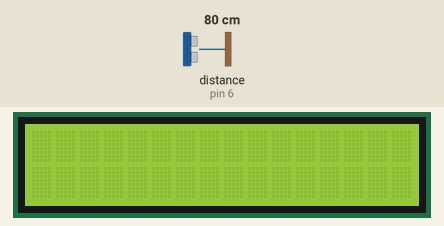
Simulated run of this sketch. Board: Arduino Uno, built with avr-gcc and run on an emulated ATmega328P. Shown: 16×2 character LCD. Wiring (inferred from the names in the program): ultrasonic range finder: trigger pin 5; echo pin 6. The test bench sets the inputs (shaded band); at power-on: distance to the obstacle (sensor on pin 6) 80 cm. The echo pulse lasts 58.3 µs per cm.

Above: at 2.4 s.
2.5 s: distance to the obstacle (sensor on pin 6) set to 23 cm
4.0 s: distance to the obstacle (sensor on pin 6) set to 18 cm
At 4.8 s:
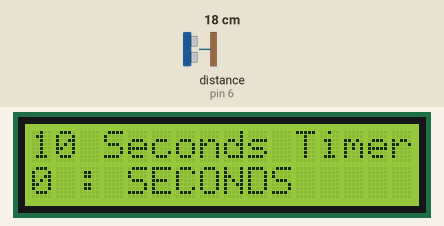
At 15.0 s:
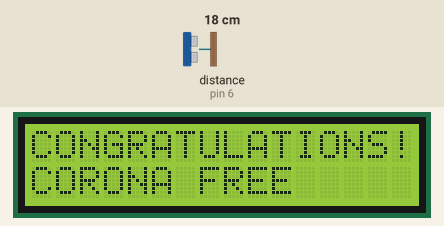
Timing chart, 0 to 16.5 s (numbered marks = the images above; inputs shaded):
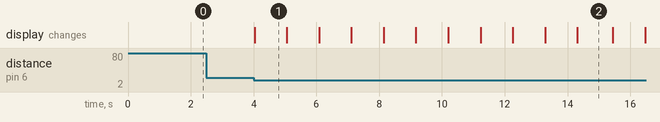

Measured:
- the behaviour switches between 21 and 20 cm on distance to the obstacle (sensor on pin 6) (found by bisection; images 0 and 1)
- after the input at 2.5 s, every drawn part: stays the same
- after the input at 4.0 s, the display: changes at once (image 1)
- what the display in image 1 shows lasts 1.1 s, from 4.0 s to 5.1 s

The sketch:

Timer.ino
```cpp
#include <Wire.h>
#include <LCD.h>
#include <LiquidCrystal_I2C.h>
#define PIN_TRIGGER 5
#define PIN_ECHO    6
#define PIN_BUZZER_TIMER 9

float time;
float distance;

LiquidCrystal_I2C lcd(0x20, 2, 1, 0, 4, 5, 6, 7, 3, POSITIVE);

void setup() {
  lcd.begin(16, 2);
  pinMode(PIN_TRIGGER, OUTPUT);        // the pin that sends out ultrasonic is input / output?
  pinMode(PIN_ECHO, INPUT);  // initialization
  pinMode(PIN_BUZZER_TIMER, OUTPUT);
  beep(50);                          // This will make a beep sound Beep
  beep(50);                          // The parameter (50) is the length of the beep
  delay(1000);
  //lcd.backlight();// write the sentence
}

void loop(){
  digitalWrite(PIN_TRIGGER, LOW);     // initialize to LOW
  delayMicroseconds(2);               // and delay for a short time
  digitalWrite(PIN_TRIGGER, HIGH);    // send out an ultrasonic pulse
  delayMicroseconds(10);              // of 10 micro-seconds (10 / 1,000,000) second
  digitalWrite(PIN_TRIGGER, LOW);     // resume pin status to LOW

  // Use function pulseIn() to find the pulse width
  // The pulse width is the time needed for sound to travel both directions

  time = pulseIn(PIN_ECHO, HIGH);  // pulseIn() detects the width of the returning ultrasonic

 distance = time*0.0343/2;
   if (distance > 0 && distance < 20){
  for (int S = 0; S < 10; S++) {
    lcd.setCursor(0,0);
    lcd.print("10 Seconds Timer");
    lcd.setCursor(0,1);
  lcd.print(S);
  lcd.setCursor(1,1);
  lcd.print(" : SECONDS ");
  delay(1000);
  if(S == 9){
    lcd.setCursor(0,0);
  lcd.print("CONGRATULATIONS! ");
    lcd.setCursor(0,1);
  lcd.print("CORONA FREE");
  beep(50);
  delay(1000);
  }
  }
   }

}
void beep(unsigned char delayms) {   // Created a function for beep (length: delayms)

  analogWrite(PIN_BUZZER_TIMER, 1000);
  delay(delayms);
  analogWrite(PIN_BUZZER_TIMER, 0);
  delay(delayms);// Giving the same delay
}
```
